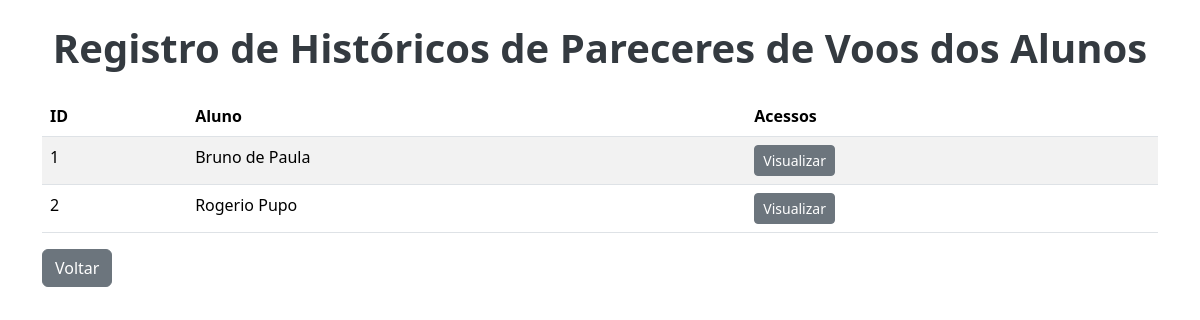
Screenshot of /pareceres/cadastro.php with the database file from the repository.
### tables this page shows
create table alunos
(
idAluno int auto_increment primary key,
nomeAluno varchar (100)
);

### pareceres/cadastro.php (the view, shortened to what this page needs)
<?php
include("../conexao.php");
$buscarAluno = $conexao->query("SELECT * FROM alunos ORDER BY nomeAluno ASC");
$exibirAlunos = $buscarAluno->fetchAll(PDO::FETCH_ASSOC);
?>
<!DOCTYPE html>
<html lang="pt-br">
<head>
    <link href="https://cdn.jsdelivr.net/npm/bootstrap@5.3.3/dist/css/bootstrap.min.css" rel="stylesheet"
>
</head>
<body>
    <div class="container">
        <h1 class="my-4">Registro de Históricos de Pareceres de Voos dos Alunos</h1>
        <table class="table table-sucess table-striped">
            <thead>
                <tr>
                    <th>ID</th>
                    <th>Aluno</th>
                    <th>Acessos</th>
                </tr>
            </thead>
            <?php foreach ($exibirAlunos as $aluno): ?>
                <tr>
                    <td><?php echo htmlspecialchars($aluno['idAluno']) ?></td>
                    <td><?php echo htmlspecialchars($aluno['nomeAluno']) ?></td>
                    <td>
                        <a href="visualizar.php?id=<?php echo $aluno['idAluno']; ?>"
                            class="btn btn-secondary btn-sm">Visualizar</a>
                    </td>
                </tr>
            <?php endforeach; ?>
        </table>
        <a href="../index.php" class="btn btn-secondary">Voltar</a>
    </div>
</body>
</html>

### pareceres/cadastro.php (style rules this page uses)
h1 { text-align: center; margin-bottom: 2rem; font-size: 2.5rem; font-weight: bold; color: #343a40; }

### rows the page displays
alunos: idAluno "1", nomeAluno "Bruno de Paula"
alunos: idAluno "2", nomeAluno "Rogerio Pupo"
